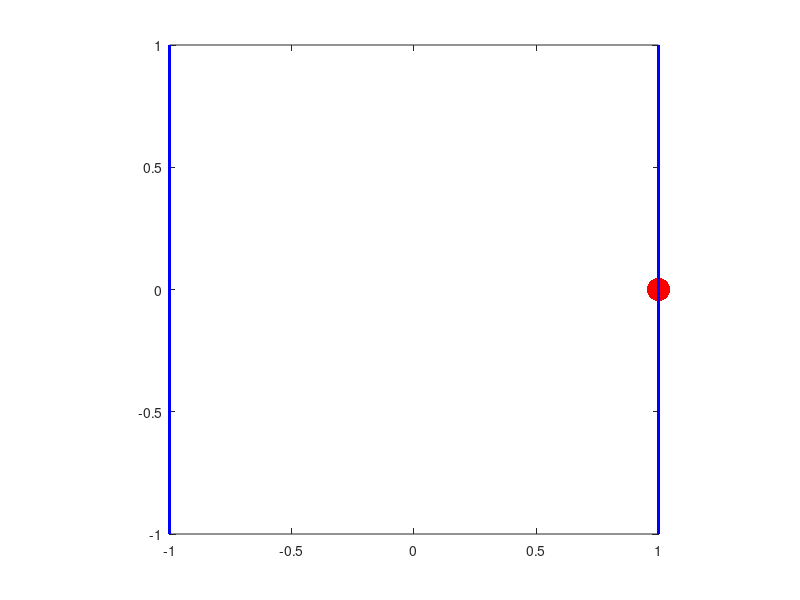

The MATLAB script that drew this image:
function bouncing_ball
t=linspace(0,14*pi,50);
x=cos(t);
y=sin(t);
markoer=plot(x(1),y(1),'r','MarkerSize',50);
axis equal
axis([-1,1,-1,1]);
for k=1:50
set(markoer,'XData',x(k),'YData',y(k))
pause(0.99)
a=[1 1];
b=[1 -1];
c=[-1 -1];
d=[-1 1];
line(a,b,'color', "blue",'linewidth', 2);
line(c,d,'color', "blue",'linewidth', 2);
end
function r=big_ball(t)
r=[cos(t);sin(t)];
